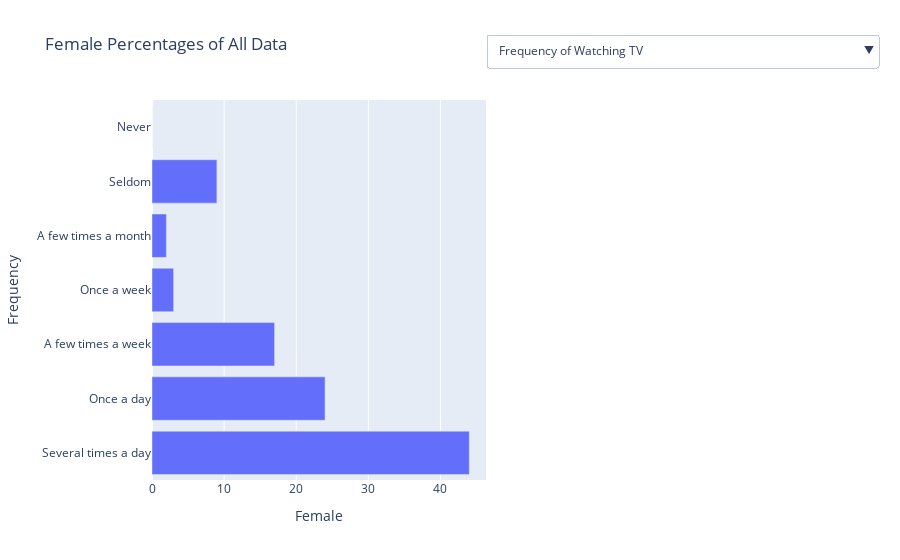

Write notebook code for a chart like this one.
### Code cell
fig3 = px.bar(ygfreqtv_df, x = 'Female', y = 'Frequency', title = "Female Percentages of All Data")
button1 = {'method': 'update',
          'label': 'Frequency of Watching TV'    ,
          'args': [
              {'y': [ygfreqtv_df['Frequency']]   },
              { 'yaxis.title': 'Frequency'  },
              ]
          } 
button2 = {'method': 'update',
          'label': 'Cable Subscription'    ,
          'args': [
              {'y': [ygcabsub_df['Responses']]   },
              { 'yaxis.title': 'Responses'  },
              ]
          } 
button3 = {'method': 'update',
          'label': 'Uses Streaming'    ,
          'args': [
              {'y': [ygstreamuse_df['Responses']]   },
              { 'yaxis.title': 'Responses'  },
              ]
          } 
button4 = {'method': 'update',
          'label': 'TV Genres Enjoyed'    ,
          'args': [
              {'y': [ygtvgen_df['Preference']]   },
              { 'yaxis.title': 'Preference'  },
              ]
          } 
button5 = {'method': 'update',
          'label': 'Frequency of Watching TV with No Sound'    ,
          'args': [
              {'y': [ygtvnosound_df['Frequency']]   },
              { 'yaxis.title': 'Frequency'  },
              ]
          } 
button6 = {'method': 'update',
          'label': 'Watching TV with Subtitles in Native Language'    ,
          'args': [
              {'y': [ygtvsubnat_df['Preference']]   },
              { 'yaxis.title': 'Preference'  },
              ]
          }
button7 = {'method': 'update',
          'label': 'Reasons for Using Subtitles'    ,
          'args': [
              {'y': [ygsubreason_df['Responses']]   },
              { 'yaxis.title': 'Responses'  },
              ]
          }
button8 = {'method': 'update',
          'label': 'Frequency of Watching TV with Subtitles'    ,
          'args': [
              {'y': [ygtvfrqsub_df['Frequency']]   },
              { 'yaxis.title': 'Frequency'  },
              ]
          }
button9 = {'method': 'update',
          'label': 'Reasons for Not Using Subtitles'    ,
          'args': [
              {'y': [ygnosubreason_df['Responses']]   },
              { 'yaxis.title': 'Responses'  },
              ]
          }
button10 = {'method': 'update',
          'label': 'Frequency of Watching TV with Subtitles'    ,
          'args': [
              {'y': [ygsubdub_df['Preference']]   },
              { 'yaxis.title': 'Preference for Dub or Sub for Watching TV in a Foreign Language'  },
              ]
          }
button11 = {'method': 'update',
          'label': 'Like TV or Movies More'    ,
          'args': [
              {'y': [ygliketvmov_df['Preference']]   },
              { 'yaxis.title': 'Like TV or Movies More'  },
              ]
          }
button12 = {'method': 'update',
          'label': 'Satisfaction with Streaming Interface'    ,
          'args': [
              {'y': [ygstreamface_df['Satisfaction']]   },
              { 'yaxis.title': 'Satisfaction'  },
              ]
          }
button13 = {'method': 'update',
          'label': 'Speed Watching Option'    ,
          'args': [
              {'y': [ygoptspeed_df['Responses']]   },
              { 'yaxis.title': 'Speed Watching Option'  },
              ]
          }
button14 = {'method': 'update',
          'label': 'Would you try Speed Watching?'    ,
          'args': [
              {'y': [ygspeedwatch_df['Experiences']]   },
              { 'yaxis.title': 'Would you try Speed Watching?'  },
              ]
          }
button15 = {'method': 'update',
          'label': 'Likelihood of New Content Being Produced in Foreign Country'    ,
          'args': [
              {'y': [ygchangescountry_df['Likelihood']]   },
              { 'yaxis.title': 'Likelihood of New Content Being Produced in Foreign Country'  },
              ]
          }
button16 = {'method': 'update',
          'label': 'Likelihood of New Content Being Produced in Foreign Language'    ,
          'args': [
              {'y': [ygchangeslang_df['Likelihood']]   },
              { 'yaxis.title': 'Likelihood of New Content Being Produced in Foreign Language'  },
              ]
          }
button17 = {'method': 'update',
          'label': 'Preferences of TV Attributes'    ,
          'args': [
              {'y': [ygtvprefs_df['Preference']]   },
              { 'yaxis.title': 'Preferences of TV Attributes'  },
              ]
          }
button18 = {'method': 'update',
          'label': 'Number of Languages Spoken Fluently'    ,
          'args': [
              {'y': [ygfluent_df['Number of Languages']]   },
              { 'yaxis.title': 'Number of Languages Sppoken Fluently'  },
              ]
          }

fig3.update_layout(
    updatemenus=[{
        'type': 'dropdown',
        'direction': "down",
        'pad': {"r": 10, "t": 10},
        'showactive': True,
        'x': 1,
        'xanchor': "left",
        'y': 1.2,
        'yanchor': "top",
        'buttons': [button1, button2, button3, button4, button5, button6, button7, button8, button9, button10, button11, button12, button13, button14, button15, button16, button17, button18],
    }]
)
fig3.show()

### Figure 1 — Plotly figure (JSON) as saved in the notebook; plotly's stock layout.template omitted (floating-point values rounded to 4 significant figures)
{"data": [{"alignmentgroup": "True", "hovertemplate": "Female=%{x}<br>Frequency=%{y}<extra></extra>", "legendgroup": "", "marker": {"color": "#636efa", "pattern": {"shape": ""}}, "name": "", "offsetgroup": "", "orientation": "h", "showlegend": false, "textposition": "auto", "type": "bar", "x": [44, 24, 17, 3, 2, 9, 0], "xaxis": "x", "y": ["Several times a day", "Once a day", "A few times a week", "Once a week", "A few times a month", "Seldom", "Never"], "yaxis": "y"}], "layout": {"autosize": true, "barmode": "relative", "legend": {"tracegroupgap": 0}, "title": {"text": "Female Percentages of All Data"}, "updatemenus": [{"buttons": [{"args": [{"y": [["Several times a day", "Once a day", "A few times a week", "Once a week", "A few times a month", "Seldom", "Never"]]}, {"yaxis.title": "Frequency"}], "label": "Frequency of Watching TV", "method": "update"}, {"args": [{"y": [["Yes", "No"]]}, {"yaxis.title": "Responses"}], "label": "Cable Subscription", "method": "update"}, {"args": [{"y": [["Yes", "No"]]}, {"yaxis.title": "Responses"}], "label": "Uses Streaming", "method": "update"}, {"args": [{"y": [["Comedy", "Drama", "Action", "Science fiction", "Fantasy", "Crime", "Documentary", "Reality", "Foreign", "None of the above"]]}, {"yaxis.title": "Preference"}], "label": "TV Genres Enjoyed", "method": "update"}, {"args": [{"y": [["Always", "Most of the time", "Sometimes", "Rarely", "Never", "Not asked - Doesn't watch TV"]]}, {"yaxis.title": "Frequency"}], "label": "Frequency of Watching TV with No Sound", "method": "update"}, {"args": [{"y": [["Subtitles on", "Subtitles off", "Not sure", "Not asked - Doesn't watch TV"]]}, {"yaxis.title": "Preference"}], "label": "Watching TV with Subtitles in Native Language", "method": "update"}, {"args": [{"y": [["Hearing difficulties", "Learning a new language", "Enhanced comprehension", "Sound sensitivity", "Helps to understand accents", "In a noisy environment", "To avoid disturbing others", "Appreciation of dialogue", "Preference of fellow viewers", "To enable multitasking", "Other reason", "Not asked - never uses subtitles", "Not asked - doesn't watch TV"]]}, {"yaxis.title": "Responses"}], "label": "Reasons for Using Subtitles", "method": "update"}, {"args": [{"y": [["Always", "Most of the time", "Sometimes", "Rarely", "Never", "Not asked - Doesn't watch TV"]]}, {"yaxis.title": "Frequency"}], "label": "Frequency of Watching TV with Subtitles", "method": "update"}, {"args": [{"y": [["They are distracting", "They are unnecessary", "Preference for listening", "They move too fast or too slow", "They are inconvenient to turn on", "They don't match the words spoken", "They don't match the pace of the dialogue", "They clutter the screen", "Preferences of fellow viewers", "Other Reason", "Not asked - Always uses subtitles", "Not asked - Doesn't watch TV"]]}, {"yaxis.title": "Responses"}], "label": "Reasons for Not Using Subtitles", "method": "update"}, {"args": [{"y": [["Reading subtitles", "Listening to dubbed audio", "I only watch TV in languages I know", "Not asked - Doesn't watch TV", "Don't know"]]}, {"yaxis.title": "Preference for Dub or Sub for Watching TV in a Foreign Language"}], "label": "Frequency of Watching TV with Subtitles", "method": "update"}, {"args": [{"y": [["TV Shows", "Movies", "Neither", "Not Sure"]]}, {"yaxis.title": "Like TV or Movies More"}], "label": "Like TV or Movies More", "method": "update"}, {"args": [{"y": [["Very satisfied", "Somewhat satisfied", "Somewhat dissatisfied", "Very dissatisfied", "Not sure"]]}, {"yaxis.title": "Satisfaction"}], "label": "Satisfaction with Streaming Interface", "method": "update"}, {"args": [{"y": [["Yes", "No", "Not asked - Doesn't watch TV"]]}, {"yaxis.title": "Speed Watching Option"}], "label": "Speed Watching Option", "method": "update"}, {"args": [{"y": [["Yes", "No but I might be interested in trying", "No, and I would not be interested in trying", "Not sure", "Not asked - Doesn't watch TV"]]}, {"yaxis.title": "Would you try Speed Watching?"}], "label": "Would you try Speed Watching?", "method": "update"}, {"args": [{"y": [["More likely", "Less likely", "No difference", "Not sure", "Not asked - Doesn't watch TV"]]}, {"yaxis.title": "Likelihood of New Content Being Produced in Foreign Country"}], "label": "Likelihood of New Content Being Produced in Foreign Country", "method": "update"}, {"args": [{"y": [["More likely", "Less likely", "No difference", "Not sure", "Not asked - Doesn't watch TV"]]}, {"yaxis.title": "Likelihood of New Content Being Produced in Foreign Language"}], "label": "Likelihood of New Content Being Produced in Foreign Language", "method": "update"}, {"args": [{"y": [["Created for niche audiences", "Contains original ideas", "Features diverse stories and casts", "Contains offensive content", "Contains nudity or violence", "Is produced in foreign countries", "Contains foreign languages", "Contains morally complex characters", "None of the above", "Not asked - Doesn't watch TV"]]}, {"yaxis.title": "Preferences of TV Attributes"}], "label": "Preferences of TV Attributes", "method": "update"}, {"args": [{"y": [["One", "Two", "Three", "Four or more"]]}, {"yaxis.title": "Number of Languages Sppoken Fluently"}], "label": "Number of Languages Spoken Fluently", "method": "update"}], "direction": "down", "pad": {"r": 10, "t": 10}, "showactive": true, "type": "dropdown", "x": 1, "xanchor": "left", "y": 1.2, "yanchor": "top"}], "xaxis": {"anchor": "y", "autorange": true, "domain": [0, 1], "range": [0, 46.32], "title": {"text": "Female"}, "type": "linear"}, "yaxis": {"anchor": "x", "autorange": true, "domain": [0, 1], "range": [-0.5, 6.5], "title": {"text": "Frequency"}, "type": "category"}}}
